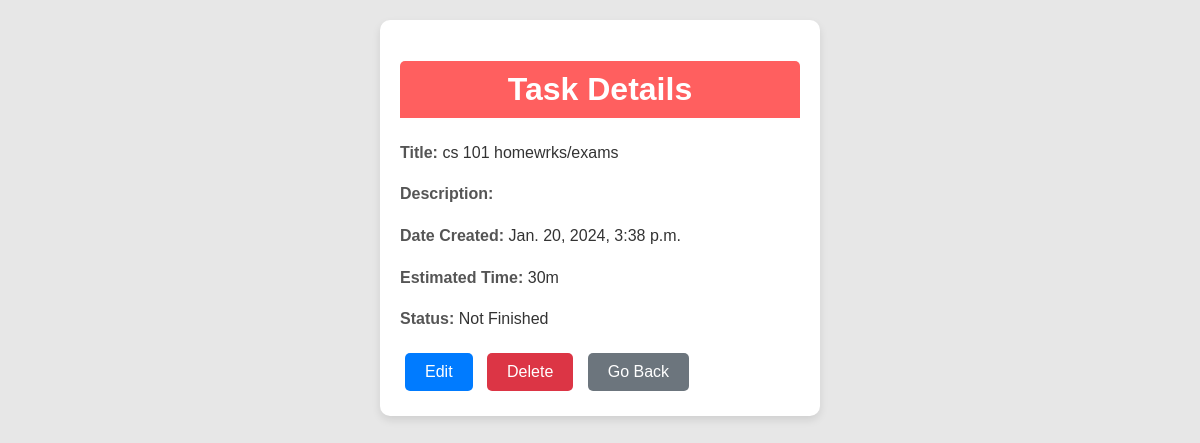
/task/3?taskType=weeklytask, run on the app's committed database.
### taskapp/models.py (models this page shows, shortened)
class WeeklyTask(models.Model):
    user = models.ForeignKey(User, on_delete=models.CASCADE, related_name='weekly_tasks')
    title = models.CharField(max_length=200)
    date_created = models.DateTimeField(default=timezone.now)
    description = models.TextField(blank=True, null=True)
    is_finished = models.BooleanField(default=False)
    estimated_time = models.CharField(max_length=5, blank=True, null=True)  # New field for estimated time
    day_of_week = models.CharField(max_length=9, choices=DAYS_OF_WEEK ,default='0')  # New field for day of the week
    room = models.ForeignKey(Room, on_delete=models.CASCADE, related_name='weekly_tasks')

### taskapp/views.py (the view)
# urls.py: path('task/<int:pk>', views.task, name='task'),
def task(request,pk):
    task_type= request.GET.get('taskType',-1)
    if task_type == types[0]:
        task = DayTask.objects.get(pk=pk)
    elif task_type == types[1]:
        task = WeeklyTask.objects.get(pk=pk)
    elif task_type == types[2]:
        task = MonthlyTask.objects.get(pk=pk)
    return render(request, 'taskapp/task.html', {
        'task':task,
        'task_type': task_type
    })

### taskapp/templates/taskapp/task.html (shortened to what this page needs)
{% include "base.html" %}
{% load static %}
{% block header %}
    <link rel="stylesheet"href="{% static 'taskapp/css/task.css' %}"/>
{% endblock header %}
{% block content %}
<div class="card">
    <h1 class="card-title">Task Details</h1>
    <div class="card-content">
        <p><span class="strong-text">Title:</span> {{ task.title }}</p>
        <p><span class="strong-text">Description:</span> {{ task.description }}</p>
        <p><span class="strong-text">Date Created:</span> {{ task.date_created }}</p>
        <p><span class="strong-text">Estimated Time:</span> {{ task.estimated_time }}</p>
        <p><span class="strong-text">Status:</span> {% if task.is_finished %}Finished{% else %}Not Finished{% endif %}</p>
    </div>
    <a href="{% url "edit_task" task.id task_type %}" class="button button-primary">Edit</a>
    <a href="{% url "delete_task" task.id task_type %}" class="button button-danger">Delete</a>
    <a href="{{request.META.HTTP_REFERER|default:'/'}}" class="button button-secondary">Go Back</a>
</div>
{% endblock content %}

### static/css/base.css (style rules this page uses)
body { background-color: rgb(231, 231, 231); font-family: Arial, sans-serif; }

### taskapp/static/taskapp/css/task.css (style rules this page uses)
.card { background-color: #fff; border-radius: 10px; box-shadow: 0 4px 8px rgba(0, 0, 0, 0.1); margin: 20px auto; padding: 20px; max-width: 400px; }
.card-title { background-color: #ff5f5f; color: white; padding: 10px; border-radius: 5px 5px 0 0; text-align: center; }
.card-content { font-size: 16px; line-height: 1.6; color: #333; }
.card-content .strong-text { color: #555; font-weight: bold; }
.button { display: inline-block; padding: 10px 20px; margin: 5px; border-radius: 5px; text-decoration: none; color: white; text-align: center; transition: background-color 0.3s ease; }
.button-primary { background-color: #007bff; }
.button-danger { background-color: #dc3545; }
.button-secondary { background-color: #6c757d; }

### data on the page
WeeklyTask: title "cs 101 homewrks/exams", date_created "Jan. 20, 2024, 3:38 p.m.", estimated_time "30m"
